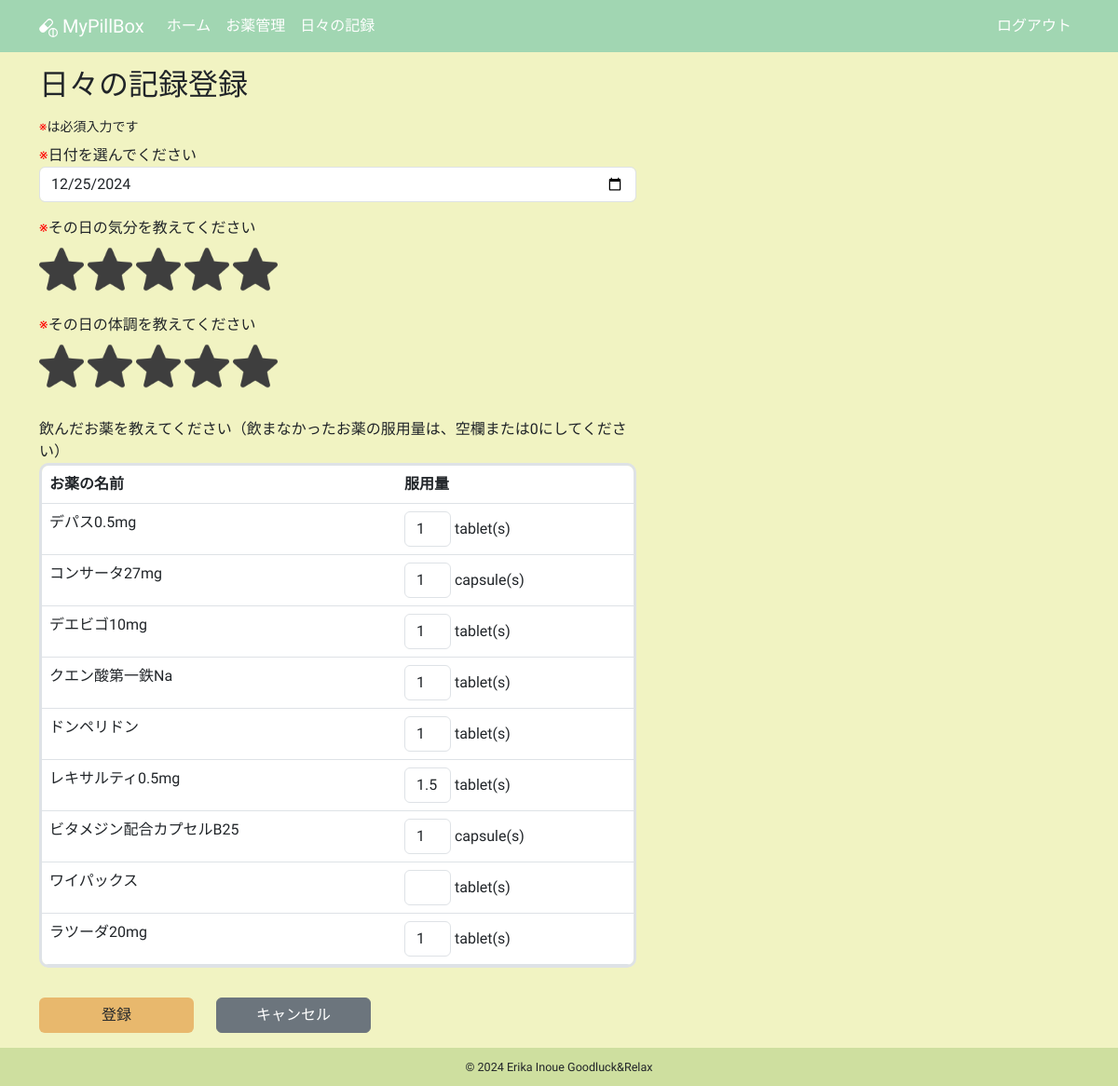
Page /logs/create_daily_log (signed in) on the earlier database version.
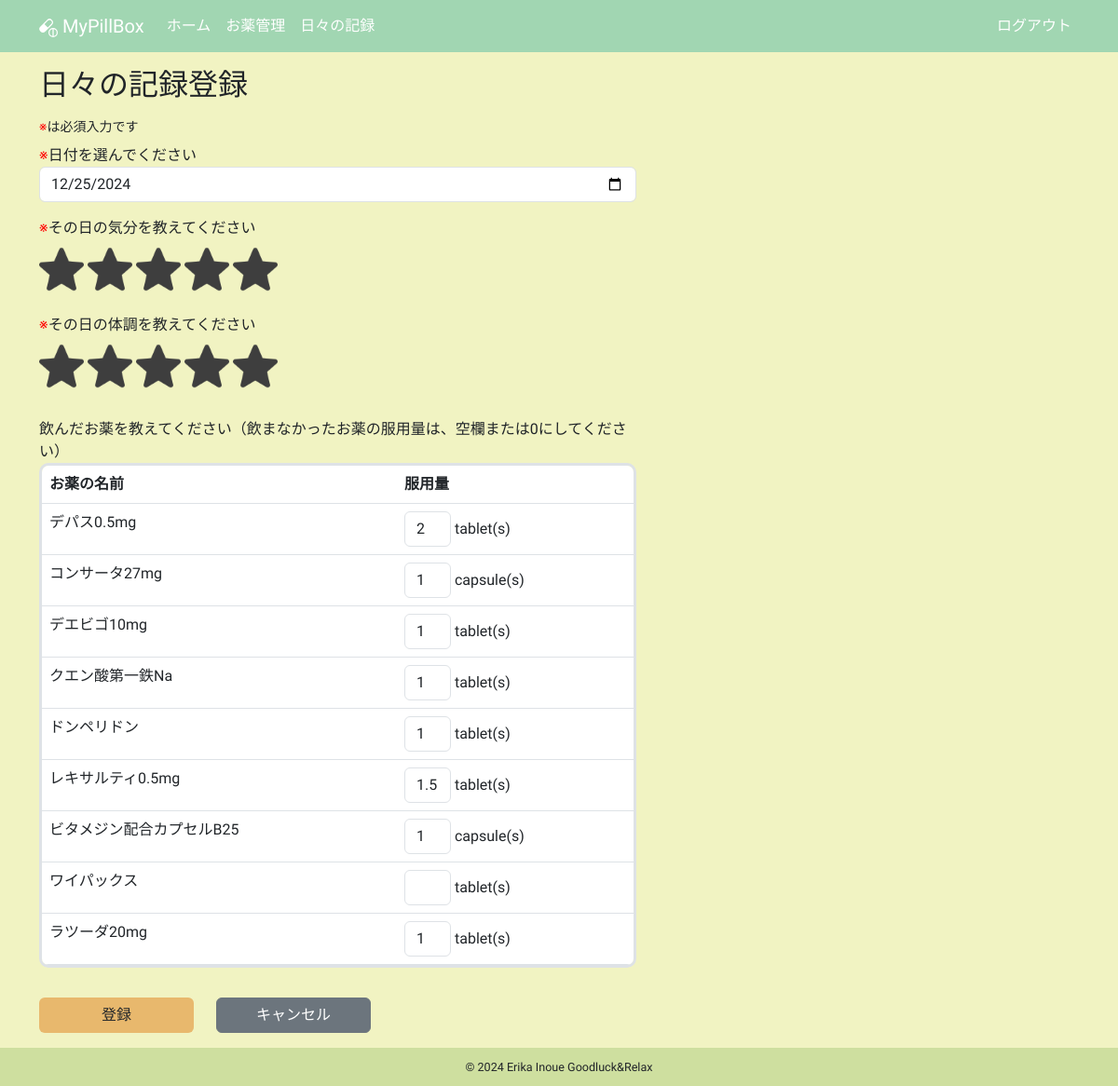
Same page on the later database version.
### app/models.py (models this page shows, shortened)
class Medicine(db.Model):
    __tablename__ = "medicines"
    id: so.Mapped[int] = so.mapped_column(primary_key=True)
    name: so.Mapped[str] = so.mapped_column(sa.String(100))
    taking_start_date: so.Mapped[datetime.date] = so.mapped_column(sa.Date)
    dose_per_day: so.Mapped[Optional[float]]
    taking_timing: so.Mapped[Optional[str]] = so.mapped_column(sa.String(100))
    memo: so.Mapped[Optional[str]] = so.mapped_column(sa.Text)
    rating: so.Mapped[Optional[int]] = so.mapped_column(default=0)
    is_active: so.Mapped[bool] = so.mapped_column(sa.Boolean)
    taking_unit: so.Mapped[str] = so.mapped_column(sa.String(10))
    user_id: so.Mapped[int] = so.mapped_column(sa.ForeignKey(User.id))
    user: so.Mapped[User] = so.relationship(back_populates="medicines")
    daily_log_details: so.Mapped[list["DailyLogDetail"]] = so.relationship(
        cascade="all, delete-orphan", back_populates="medicine"
    )

### app/logs/routes.py (the view, shortened to what this page needs)
@bp.route("/create_daily_log", methods=["GET", "POST"])
@login_required
def create_daily_log():
    title = _("日々の記録登録")
    form = DailyLogForm()
    active_query = (
        sa.select(Medicine)
        .where(Medicine.user == current_user, Medicine.is_active == True)
        .order_by(Medicine.id)
    )
    active_medicines = db.session.scalars(active_query).all()
    locale = g.locale
    formatted_units = {
        med.id: format_unit(med.taking_unit, locale) for med in active_medicines
    }
    form.details.min_entries = len(active_medicines)
    for medicine in active_medicines:
        detail_entry = form.details.append_entry()
        detail_entry.dose.data = (
            int(medicine.dose_per_day)
            if medicine.dose_per_day and medicine.dose_per_day.is_integer()
            else medicine.dose_per_day
        )
    return render_template(
        "logs/create_daily_log.html",
        form=form,
        medicines=active_medicines,
        title=title,
        unit_labels=formatted_units,
    )

### app/logs/forms.py (shortened to what this page needs)
class DailyLogForm(FlaskForm):
    date = DateField(
        _l("日付を選んでください"),
        format="%Y-%m-%d",
        validators=[DataRequired(message=_l("日付は必須入力です"))],
    )
    mood = HiddenField(
        _l("その日の気分を教えてください"),
        validators=[DataRequired(message=_l("気分は必須入力です"))],
    )
    condition = HiddenField(
        _l("その日の体調を教えてください"),
        validators=[DataRequired(message=_l("体調は必須入力です"))],
    )
    details = FieldList(FormField(DailyLogDetailForm))
    submit = SubmitField(_l("登録"))

class DailyLogDetailForm(Form):
    dose = MyFloatField(_l("服用量"))

### app/__init__.py (called while the page is built)
def get_locale():
    return request.accept_languages.best_match(current_app.config["LANGUAGES"])

### app/helpers.py (called while the page is built)
def format_unit(taking_unit, locale):
    if locale.startswith("en"):
        if taking_unit in ["tablet", "capsule", "packet", "drop"]:
            return f"{taking_unit}(s)"
        return taking_unit  # デフォルトの表示
    return unit_labels.get(taking_unit, taking_unit)  # 日本語版

### app/main/routes.py (called while the page is built)
@bp.before_app_request
def before_request():
    g.locale = str(get_locale())

### app/models.py (called while the page is built)
@login.user_loader
def load_user(id):
    return db.session.get(User, int(id))

### app/templates/logs/create_daily_log.html (shortened to what this page needs)
{% extends "base.html" %}
{% block content %}
  <h2 class="mb-3">{{ _("日々の記録登録") }}</h2>
  {% if not medicines %}
    <p>{{ _("服用中のお薬がありません まず、お薬管理メニューから服用中のお薬を登録しましょう") }}</p>
  {% else %}
    <small class="d-block mb-2"><span class="red">※</span>{{ _("は必須入力です") }}</small>
    <form action="" method="post" novalidate>
      <div class="row">
        <div class="col-12 col-lg-7 mb-3">
          <span class="red">※</span>{{ form.date.label }}
          {{ form.date(class="form-control" + (" is-invalid" if form.date.errors else "") ) }}
        </div>
        <div class="col-12 col-lg-7 mb-3">
          <span class="red">※</span>{{ form.mood.label }}
          <br>
          {% for i in range(1, 6) %}
            {% if form.mood.data|int >= i %}
              <img src="{{ url_for('static', filename='images/star_on.png') }}"
                   id="{{ i }}"
                   class="star star-rating mood-star rating-checked my-2"
                   onclick="StarRate(this)"
                   alt="star">
            {% else %}
              <img src="{{ url_for('static', filename='images/star_on.png') }}"
                   id="{{ i }}"
                   class="star star-rating mood-star my-2"
                   onclick="StarRate(this)"
                   alt="star">
            {% endif %}
          {% endfor %}
        </div>
        <div class="col-12 col-lg-7 mb-4">
          <span class="red">※</span>{{ form.condition.label }}
          <br>
          {% for i in range(1, 6) %}
            {% if form.condition.data|int >= i %}
              <img src="{{ url_for('static', filename='images/star_on.png') }}"
                   id="{{ i }}"
                   class="star star-rating condition-star rating-checked my-2"
                   onclick="StarRate(this)"
                   alt="star">
            {% else %}
              <img src="{{ url_for('static', filename='images/star_on.png') }}"
                   id="{{ i }}"
                   class="star star-rating condition-star my-2"
                   onclick="StarRate(this)"
                   alt="star">
            {% endif %}
          {% endfor %}
        </div>
        <div class="col-12 col-lg-7 mb-3">
          <p class="mb-0">{{ _("飲んだお薬を教えてください（飲まなかったお薬の服用量は、空欄または0にしてください）") }}</p>
          <table class="table table-hover table-input">
            <thead>
              <tr>
                <th>{{ _("お薬の名前") }}</th>
                <th>{{ _("服用量") }}</th>
              </tr>
            </thead>
            <tbody>
              {% for medicine in medicines %}
                <tr>
                  <td style="width: 60%;">{{ medicine.name }}</td>
                  <td style="width:40%;">
                    {{ form.details[loop.index0].dose(class="form-control d-inline-block" + (" is-invalid dose-is-invalid" if form.details[loop.index0].errors else "") , style="width: 50px;" ) }} {{ unit_labels[medicine.id] }}
                  </td>
                </tr>
              {% endfor %}
            </tbody>
          </table>
        </div>
      </div>
      <div class="row mb-3">
        <div class="col-5 col-lg-2">{{ form.submit(class="btn btn-custom w-100") }}</div>
        <div class="col-5 col-lg-2">
          <a href="{{ url_for('logs.daily_logs') }}"
             class="btn btn-secondary w-100">{{ _("キャンセル") }}</a>
        </div>
      </div>
    </form>
  {% endif %}
{% endblock content %}

### app/templates/base.html (shortened to what this page needs)
<!DOCTYPE html>
<html lang="{{ g.locale }}">
  <head>
    <link rel="stylesheet"
          href="{{ url_for('static', filename='css/bootstrap.min.css') }}">
    <link rel="stylesheet"
          href="{{ url_for('static', filename='css/base.css') }}">
  </head>
  <body>
    <nav class="navbar navbar-expand-lg navbar-dark">
      <div class="container">
        <a class="navbar-brand" href="{{ url_for('main.index') }}">
          MyPillBox
        </a>
        <div class="collapse navbar-collapse" id="navbarSupportedContent">
          <ul class="navbar-nav me-auto mb-2 mb-lg-0">
            <li class="nav-item">
              <a class="nav-link"
                 aria-current="page"
                 href="{{ url_for('main.index') }}">{{ _("ホーム") }}</a>
            </li>
            <li class="nav-item">
              <a class="nav-link"
                 aria-current="page"
                 href="{{ url_for('meds.list') }}">{{ _("お薬管理") }}</a>
            </li>
            <li class="nav-item">
              <a class="nav-link"
                 aria-current="page"
                 href="{{ url_for('logs.daily_logs') }}">{{ _("日々の記録") }}</a>
            </li>
          </ul>
          <ul class="navbar-nav mb-2 mb-lg-0">
            <li class="nav-item">
              <a class="nav-link"
                 aria-current="page"
                 href="{{ url_for('auth.logout') }}">{{ _("ログアウト") }}</a>
            </li>
          </ul>
        </div>
      </div>
    </nav>
    <div class="container mt-3">
      {% block content %}
      {% endblock content %}
    </div>
    <footer>
      <p class="mb-0">
        <small>© 2024 Erika Inoue Goodluck&Relax</small>
      </p>
    </footer>
  </body>
</html>

### app/static/css/base.css (style rules this page uses)
html, body { height: 100%; }
body { background-color: #F1F3C2; font-family: "Zen Maru Gothic", sans-serif; font-weight: 500; font-style: normal; display: flex; flex-direction: column; }
.container { flex: 1; }
.navbar-dark .nav-link { color: #fff !important; }
.navbar { background-color: #A1D6B2; }
.btn-custom { background-color: #E8B86D; font-weight: 500; }
.red { color: red; }
.star-rating { width: 3em; height: 3em; filter: invert(99%) sepia(1%) saturate(0%) hue-rotate(161deg) brightness(101%) contrast(104%); cursor: pointer; }
.table { border-collapse: separate; border-spacing: 0; border-radius: 10px; overflow: hidden; }
.table-input { border: 3px #dee2e6 solid }
footer { padding: 0.6rem 0; text-align: center; background-color: #cedf9f; font-size: 0.9rem; }

Differences in the rows shown:
changed Medicine "デパス0.5mg": details "1" → "2"
